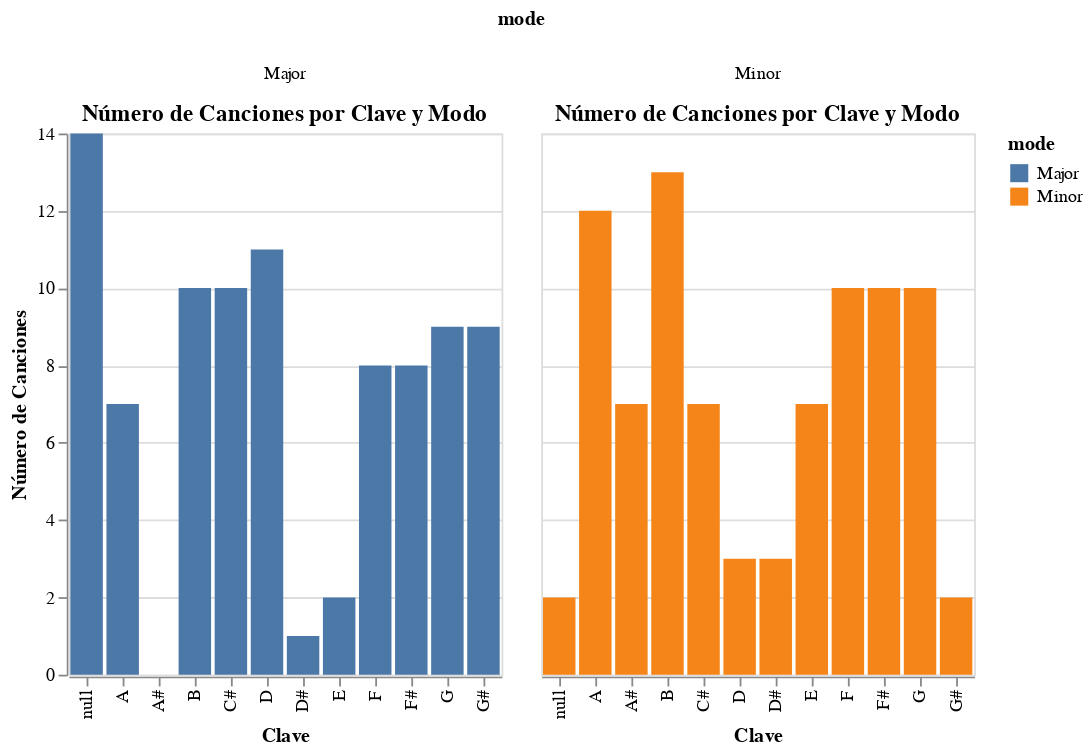

Notebook source saved alongside this figure:
### Code cell
# Generar gráficos de barras de conteo de canciones por Clave y Modo
mark_bar_key_mode = alt.Chart(df).mark_bar().encode(
    x=alt.X('key:O', title='Clave'),
    y=alt.Y('count():Q', title='Número de Canciones'),
    color='mode:N',
    tooltip=['key', 'mode', 'count()']
).properties(
    title="Número de Canciones por Clave y Modo"
).facet(
    column='mode:N'
)

# Imprimir los gráficos de barra
mark_bar_key_mode

### Figure 1 — Vega-Lite specification as saved in the notebook (floating-point values rounded to 4 significant figures; data arrays with more than 128 entries replaced by an {"elided": "..."} marker saying what was removed)
{"config": {"view": {"continuousWidth": 400, "continuousHeight": 300}}, "data": {"name": "data-3b3cb61a84793917b81b239d1c1e68a5"}, "facet": {"column": {"field": "mode", "type": "nominal"}}, "spec": {"mark": "bar", "encoding": {"color": {"field": "mode", "type": "nominal"}, "tooltip": [{"field": "key", "type": "nominal"}, {"field": "mode", "type": "nominal"}, {"aggregate": "count", "type": "quantitative"}], "x": {"field": "key", "title": "Clave", "type": "ordinal"}, "y": {"aggregate": "count", "title": "Número de Canciones", "type": "quantitative"}}, "title": "Número de Canciones por Clave y Modo"}, "$schema": "https://vega.github.io/schema/vega-lite/v4.17.0.json", "datasets": {"data-3b3cb61a84793917b81b239d1c1e68a5": {"elided": "175 records"}}}
